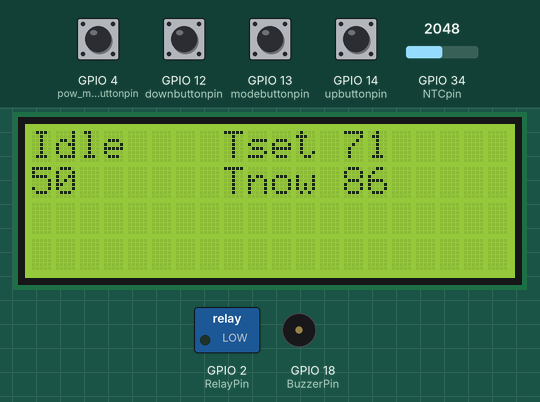
Simulated run of this sketch. Board: ESP32. Shown: 20×4 character LCD, switched loads named in the sketch (green lamp = pin HIGH), buzzer (waves = sounding, pin HIGH). The test bench sets the inputs (shaded band); at power-on: GPIO 4 (pow_modebuttonpin), GPIO 12 (downbuttonpin), GPIO 13 (modebuttonpin), GPIO 14 (upbuttonpin) HIGH, GPIO 34 (NTCpin) = 2048. What the sketch prints to the serial monitor is not drawn.

Above: at 3.2 s.
3.3 s: GPIO 13 (modebuttonpin) pulled LOW for 0.15 s
At 5.7 s:
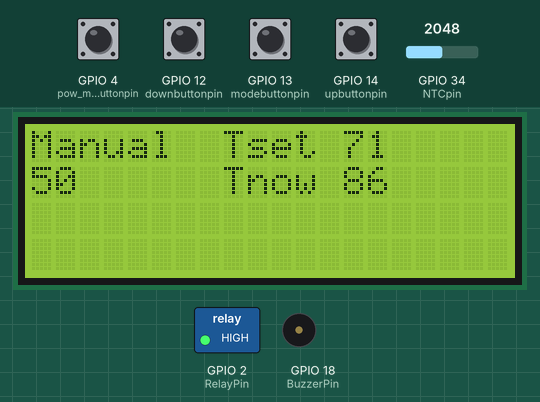
6.4 s: GPIO 4 (pow_modebuttonpin) pulled LOW for 0.15 s
At 7.8 s:
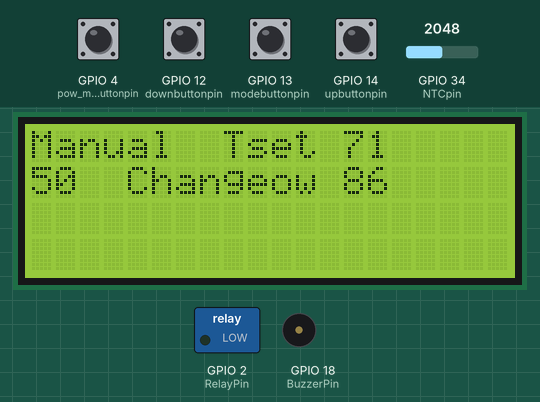
9.5 s: GPIO 13 (modebuttonpin) pulled LOW for 0.15 s
At 11.0 s:
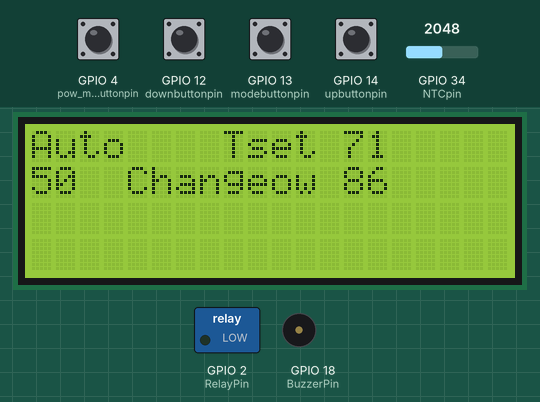
11.5 s: GPIO 4 (pow_modebuttonpin) pulled LOW for 0.15 s
At 13.7 s:
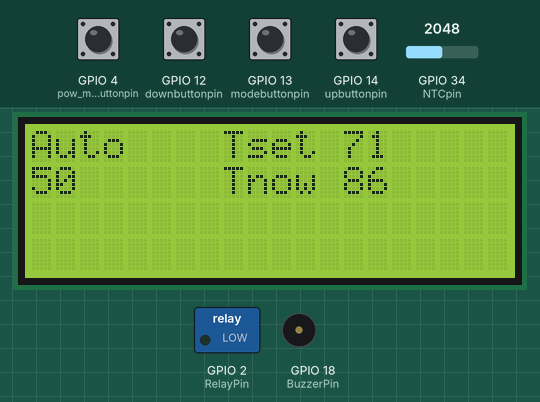
14.0 s: GPIO 13 (modebuttonpin) pulled LOW for 0.15 s
At 14.8 s:
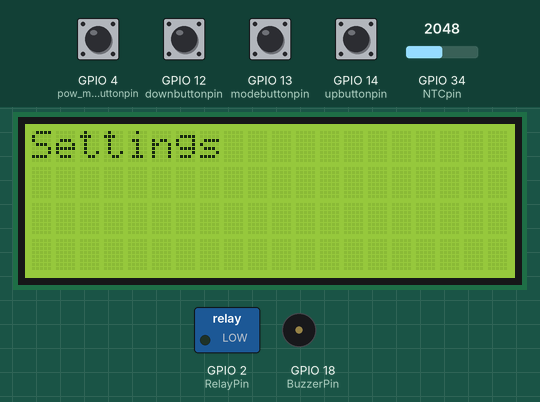
Timing chart, 0 to 17.0 s (numbered marks = the images above; inputs shaded):
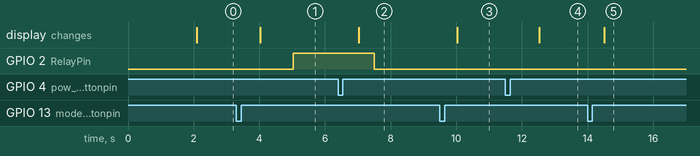

The sketch:

Precius_ESP32_POC.ino
```cpp
// (licence header left out)
/* -----Simple explaination -------
The code controls a heater based on the measured temperature from an NTC sensor.
The output of the heater is varied using the output of a PID controller, using on-off relay to vary the power.
Up/Down buttons increase/decrease setpoints of temperatures or total power
Mode button cycles between idle, manual and auto modes
Power mode button toggles the input of up/down buttons to temperature of power variables

Power level is used to compensate for different thermal mass of different cooking pans and minimizing overshoots
----------------------------*/


#include <Wire.h>
#include <LiquidCrystal_I2C.h>
#include <ArduPID.h>
#include <Arduino.h>
#include <Button2.h>

//define all the hardware pinouts

///inputs

// Temperature measurement NTC
#define NTCpin 34

// buttons and other input controls
#define modebuttonpin 13
Button2 modebutton;

#define pow_modebuttonpin 4
Button2 pow_modebutton;

#define upbuttonpin 14
Button2 upbutton(upbuttonpin,true);

#define downbuttonpin 12
Button2 downbutton(downbuttonpin,true);

/// outputs

// Heater output realy (using LED pin for easy debug)
#define RelayPin 2

//buzzer
#define BuzzerPin 18


/// display
//set LCD to pins 21 (SDA) and 22(SCL)
LiquidCrystal_I2C lcd(0x27,20,4);  // set the LCD address to 0x27 for a 16 chars and 2 line display

//time variables
unsigned long int looptime, prev_buzzer_time=0;

// Temperature parameters
double Tset=71.0, Tnow=-1.0;

// PID parameters
double PID_output=0.0;

//power parameters
float power_percent=50.0;

/* NTC parameters*/

float Vref=3.3;     // Reference voltage [V]
float analog_levels=4095.0; //12 bit resolution of ESP32 analog read
float R_ref=10000;    // Reference Resistor t [ohm]
float R_0=100000;    // value of rct in T_0 [ohm]
float T_0=298.15;   // use T_0 in Kelvin [K]
float Vout=0.0;    // Vout in A0
float Rout=0.0;    // Rout in A0
// use the datasheet to get this data.
float beta=3990;    // initial parameters [K]
float TempK=0.0;   // variable output


// define PID
ArduPID myPID;

// Parameters for converting PID output to PWM
unsigned int duty_windowSize = 5000; //total duty cycle of 5 seconds
unsigned long duty_windowStartTime; //start time of each duty cycle window
unsigned int duty_cycle = 0; //number between 0 and duty_windowSize that defines duty cycle

//Parameters to refresh display
unsigned int display_refresh_period = 500; //milliseconds between display updates
unsigned long display_refresh_StartTime; //start time of each refresh cycle

//display refresh flag
static boolean flag_display_refresh=true;

//states, idle is default
static boolean flag_idle=true, flag_manual=false, flag_auto=false, flag_settings=false;

//state for power mode or not
static boolean flag_pow_mode=false;

//buzzer sound flag
static boolean flag_buzzer=false;


/// variables to handle all menus and clicks
int modeclicks=0;

//define state functions
void do_idle();
void do_manual();
void do_auto();
void do_settings();

//function to handle display
void do_display();

//function to handle heater
void do_heater();

//function handle buzzer
void do_buzzer();

// functions to handle input and output
void do_inputcheck();
void do_readtemp();
void modebuttonclick(Button2& btn);
void upbuttonclik(Button2& btn);
void downbuttonclick(Button2& btn);
void pow_modebuttonclicik(Button2& btn);


void setup() {

Serial.begin(115200);

//setup all hardware
modebutton.begin(modebuttonpin,INPUT_PULLUP,true);
upbutton.begin(upbuttonpin,INPUT_PULLUP,true);
downbutton.begin(downbuttonpin,INPUT_PULLUP,true);
pow_modebutton.begin(pow_modebuttonpin, INPUT_PULLUP,true);

modebutton.setClickHandler(modebuttonclick);
upbutton.setClickHandler(upbuttonclik);
downbutton.setClickHandler(downbuttonclick);
pow_modebutton.setClickHandler(pow_modebuttonclicik);

pinMode(RelayPin, OUTPUT);
pinMode(BuzzerPin, OUTPUT);
pinMode(NTCpin, INPUT);

// setup PID duty cycle window start time
duty_windowStartTime = millis();

//setup display refresh period
display_refresh_StartTime = millis();


//setup pid
myPID.begin(&Tnow, &PID_output, &Tset, 100, 1.0, 10.0);

myPID.setOutputLimits(0, duty_windowSize*power_percent*0.01);
myPID.setWindUpLimits(0,1000);
myPID.start();

// start LCD
  lcd.init();
  lcd.backlight();
  lcd.setCursor(3,0);
  lcd.print("Welcome!");
  delay(2000);
  lcd.clear();
}

void loop() {

looptime=millis();

// check input states (buttons and dials)
//do_inputcheck(); //checking buttons in a function did not seem to register button presses. To be debugged in future.
  modebutton.loop();
  upbutton.loop();
  downbutton.loop();
  pow_modebutton.loop();


// read temperatures
do_readtemp();

// state machine
if (flag_idle)do_idle();
if (flag_manual) do_manual();
if (flag_auto) do_auto();
if (flag_settings) do_settings();


//check and update all timers

//check relay window time
if (looptime - duty_windowStartTime > duty_windowSize) {
//time to shift the Relay Window
duty_windowStartTime += duty_windowSize;
 }

 if(looptime-display_refresh_StartTime > display_refresh_period){
  display_refresh_StartTime+=display_refresh_period;
  flag_display_refresh=true;
 }

//update display
do_display();


}

//Functions

void do_idle() {
  duty_cycle=0; //turn off heating
}


void do_manual() { //system in manual control state
duty_cycle = duty_windowSize*power_percent*0.01;
do_heater();
}


void do_auto() { // system in automatic control state
//perform PID calculations
myPID.setOutputLimits(0, duty_windowSize*power_percent*0.01);
myPID.setWindUpLimits(0,2*Tset);//Seeting windup limits based on target temperature. Higher setpoints need higher I term to stabilize temperature due to ambient losses
myPID.compute();
duty_cycle=PID_output;
//Serial.println(PID_output);
//delay(100);
do_heater();
do_buzzer();
}


void do_settings(){}


void do_display() {
  //if it is time to update display update it and set the refresh flag back to false
  if (flag_display_refresh)
  {
 // Serial.println(Tnow); //Using display refresh also for serial output of PID parameters

  myPID.debug(&Serial, "myPID", PRINT_INPUT    | // Can include or comment out any of these terms to print
                                              PRINT_OUTPUT   | // in the Serial plotter
                                              PRINT_SETPOINT |
                                              PRINT_BIAS     |
                                              PRINT_P        |
                                              PRINT_I        |
                                              PRINT_D);

    //first clear display
    lcd.clear();
    //display different things according to current mode
    if(flag_manual || flag_auto || flag_idle || flag_settings)
      {
        //display state
        lcd.setCursor(0,0);
        if(flag_manual)lcd.print("Manual");
        if(flag_auto)lcd.print("Auto");
        if(flag_idle)lcd.print("Idle");
        if(flag_settings)lcd.print("Settings");
      }
     if(flag_manual || flag_auto || flag_idle)
      {
      //display current temp
        lcd.setCursor(8,0);
        lcd.print("Tset ");
        lcd.setCursor(13,0);
        lcd.printf("%d",int(Tset));
        lcd.setCursor(8,1);
        lcd.print("Tnow ");
        lcd.setCursor(13,1);
        lcd.printf("%d",int(Tnow));
        lcd.setCursor(0,1);
        lcd.printf("%d",int(power_percent));
        if(flag_pow_mode){
          lcd.setCursor(4, 1);
          lcd.print("Change");
        }
      }
     if(flag_auto)
      {
      //display target temp
      }

     if(flag_manual || flag_auto )
      {
      //display power
      }

     if(flag_settings )
      {
    //display settings
      }

  }
  flag_display_refresh=false; //done with refresh so we do not have to refresh again until it is time
}


void do_inputcheck(){

    // keep watching the push buttons:
  modebutton.loop();
  upbutton.loop();
  downbutton.loop();
  pow_modebutton.loop();
}

void modebuttonclick(Button2& btn) {
  modeclicks++;
  Serial.println(modeclicks);

  if(modeclicks==0){
    flag_idle=true;
    flag_manual=false;
    flag_auto=false;
    flag_settings=false;
  }

    if(modeclicks==1){
    flag_idle=false;
    flag_manual=true;
    flag_auto=false;
    flag_settings=false;
  }

    if(modeclicks==2){
    flag_idle=false;
    flag_manual=false;
    flag_auto=true;
    flag_settings=false;
  }

    if(modeclicks==3){
    flag_idle=false;
    flag_manual=false;
    flag_auto=false;
    flag_settings=true;
  }

    if(modeclicks>3){
      modeclicks=0;
    flag_idle=true;
    flag_manual=false;
    flag_auto=false;
    flag_settings=false;
  }

}

void upbuttonclik(Button2& btn){
  Serial.println("upclick");
  if(flag_pow_mode) {
    power_percent++;
      if (power_percent>100)power_percent=100;
  }
  else
  { Tset=Tset+1;
  if (Tset>250)Tset=250;
  }
}

void downbuttonclick(Button2& btn){
  Serial.println("downclick");
  if(flag_pow_mode) {
    power_percent--;
      if (power_percent<0)power_percent=0;
  }
  else
  { Tset=Tset-1;
  if (Tset<10)Tset=10;
  }

}

void pow_modebuttonclicik(Button2& btn){
flag_pow_mode=!flag_pow_mode;
}


void do_readtemp(){

Vout=float(analogReadMilliVolts(NTCpin))/1000.0;
Rout=(Vout*R_ref)/(Vref-Vout);
TempK=1.0/(((log(Rout/R_0))/beta)+(1/(T_0)));

Tnow=TempK-273.15;

}


void do_heater(){
      if (duty_cycle > looptime - duty_windowStartTime){
            digitalWrite(RelayPin, HIGH);
           // Serial.println("   Relay On");
        }
        else {
            digitalWrite(RelayPin, LOW);
            //Serial.println("   Relay Off");
        }
}

void do_buzzer(){

}
```

Measured:
- after the input at 3.3 s, GPIO 2 (RelayPin): LOW → HIGH after 1.7 s; the display: changes after 0.73 s (image 1)
- after the input at 6.4 s, the display: changes after 0.64 s (image 2)
- after the input at 9.5 s, GPIO 2 (RelayPin): stays LOW (without the input it goes to HIGH after 0.54 s); the display: changes after 0.53 s (image 3)
- after the input at 11.5 s, the display: changes after 1.0 s (image 4)
- after the input at 14.0 s, the display: changes after 0.51 s (image 5)
